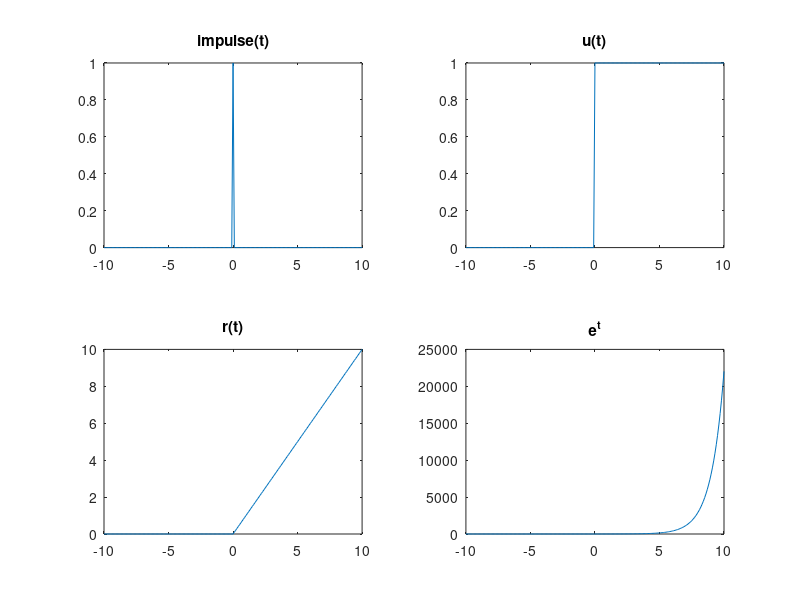
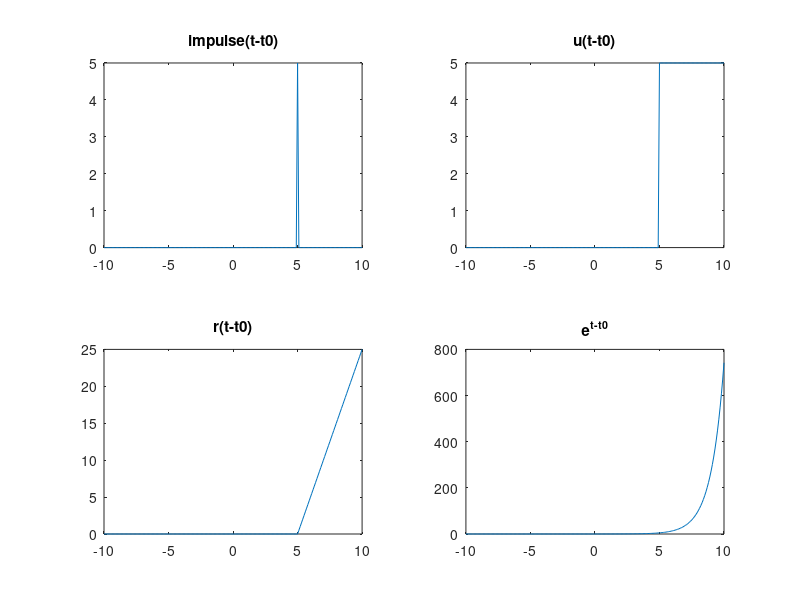
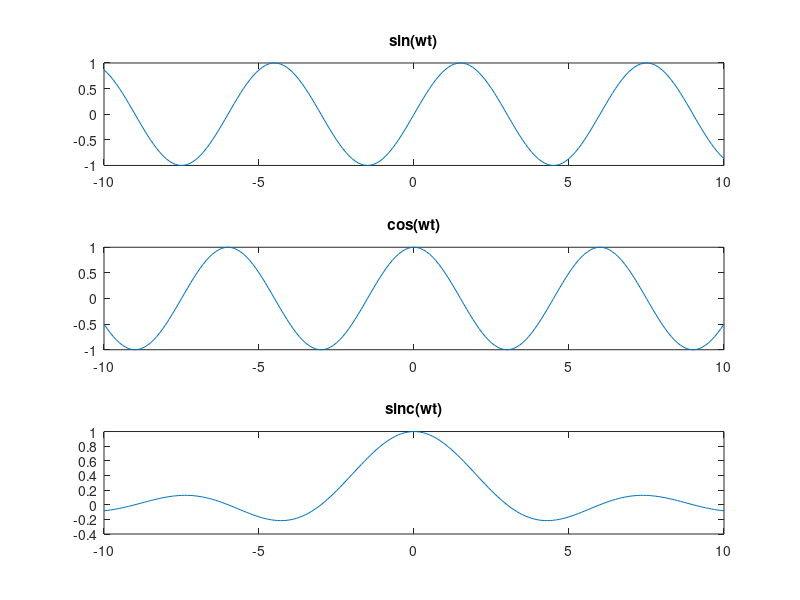
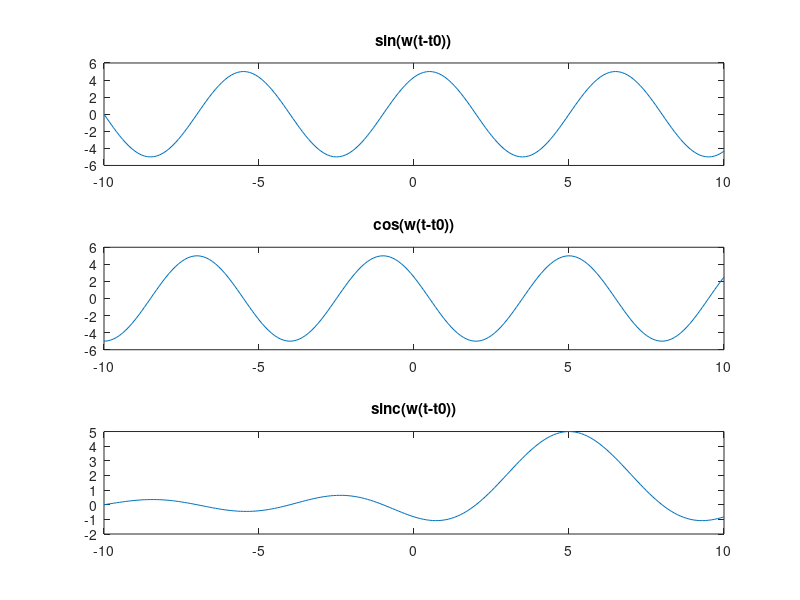

Source code (MATLAB) for these figures, in order:
clc; clear; close all;

Ac = input('Ac: ');
t0 = input('t0: ');
Ad = input('Ad: ');
n0 = input('n0: ');

t = -10:0.1:10;
imp_c = (t==0);
stp_c = (t>=0);
rmp_c = t.*(t>=0);
exp_c = exp(t);

figure;
subplot(2,2,1); plot(t,imp_c); title('impulse(t)');
subplot(2,2,2); plot(t,stp_c); title('u(t)');
subplot(2,2,3); plot(t,rmp_c); title('r(t)');
subplot(2,2,4); plot(t,exp_c); title('e^t');

tt = t - t0;

figure;
subplot(2,2,1); plot(t,Ac*(tt==0)); title('impulse(t-t0)');
subplot(2,2,2); plot(t,Ac*(tt>=0)); title('u(t-t0)');
subplot(2,2,3); plot(t,Ac*(tt.*(tt>=0))); title('r(t-t0)');
subplot(2,2,4); plot(t,Ac*exp(tt)); title('e^{t-t0}');

w = pi/3;
y1 = sin(w*t);
y2 = cos(w*t);
y3 = sin(w*t)./(w*t); y3(t==0)=1;

figure;
subplot(3,1,1); plot(t,y1); title('sin(wt)');
subplot(3,1,2); plot(t,y2); title('cos(wt)');
subplot(3,1,3); plot(t,y3); title('sinc(wt)');

yc1 = Ac*sin(w*tt);
yc2 = Ac*cos(w*tt);
yc3 = Ac*(sin(w*tt)./(w*tt)); yc3(tt==0)=Ac;

figure;
subplot(3,1,1); plot(t,yc1); title('sin(w(t-t0))');
subplot(3,1,2); plot(t,yc2); title('cos(w(t-t0))');
subplot(3,1,3); plot(t,yc3); title('sinc(w(t-t0))');

n = -10:10;
imp = (n==0);
stp = (n>=0);
rmp = n.*(n>=0);
expd = exp(n);

figure;
subplot(2,2,1); stem(n,imp,'filled'); title('impulse[n]');
subplot(2,2,2); stem(n,stp,'filled'); title('u[n]');
subplot(2,2,3); stem(n,rmp,'filled'); title('r[n]');
subplot(2,2,4); stem(n,expd,'filled'); title('e^n');

nn = n - n0;

figure;
subplot(2,2,1); stem(n,Ad*(nn==0),'filled'); title('impulse[n-n0]');
subplot(2,2,2); stem(n,Ad*(nn>=0),'filled'); title('u[n-n0]');
subplot(2,2,3); stem(n,Ad*(nn.*(nn>=0)),'filled'); title('r[n-n0]');
subplot(2,2,4); stem(n,Ad*exp(nn),'filled'); title('e^{n-n0}');

y1d = sin(w*n);
y2d = cos(w*n);
y3d = sin(w*n)./(w*n); y3d(n==0)=1;

figure;
subplot(3,1,1); stem(n,y1d,'filled'); title('sin(wn)');
subplot(3,1,2); stem(n,y2d,'filled'); title('cos(wn)');
subplot(3,1,3); stem(n,y3d,'filled'); title('sinc(wn)');

y1dc = Ad*sin(w*nn);
y2dc = Ad*cos(w*nn);
y3dc = Ad*(sin(w*nn)./(w*nn)); y3dc(nn==0)=Ad;

figure;
subplot(3,1,1); stem(n,y1dc,'filled'); title('sin(w(n-n0))');
subplot(3,1,2); stem(n,y2dc,'filled'); title('cos(w(n-n0))');
subplot(3,1,3); stem(n,y3dc,'filled'); title('sinc(w(n-n0))');